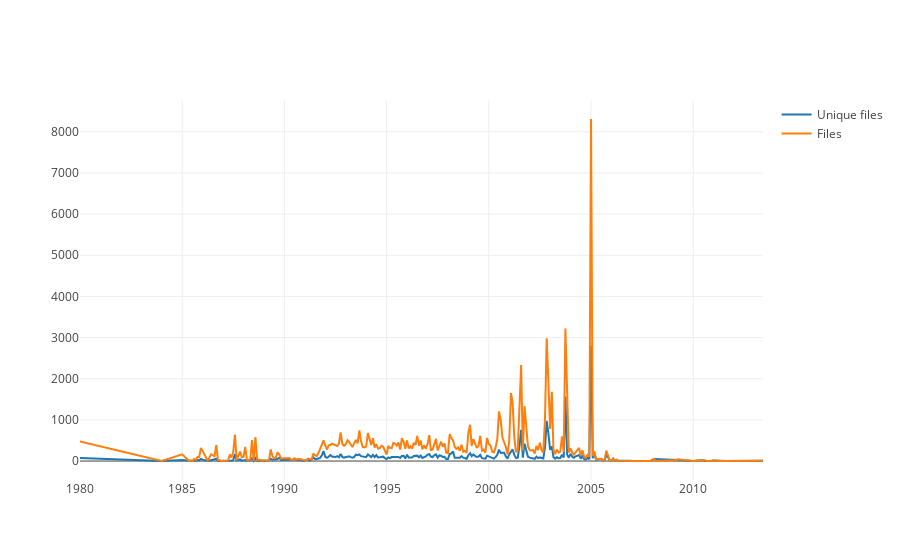

The notebook cell saved with this chart:
### Code cell
years = files['LAST_MODIFIED'].dt.strftime('%Y-%m').value_counts().sort_index()
uyears = unique_files['LAST_MODIFIED'].dt.strftime('%Y-%m').value_counts().sort_index()
uyears = uyears.reset_index()
years = years.reset_index()
uyears = uyears[uyears['index'] < '2014-01']
years = years[years['index'] < '2014-01']
data = [
    go.Scatter(x=uyears['index'], y=uyears['LAST_MODIFIED'], name='Unique files'),
    go.Scatter(x=years['index'], y=years['LAST_MODIFIED'], name='Files')]

iplot(data, filename='pandas-time-series')

### Figure 1 — Plotly figure (JSON) as saved in the notebook; plotly's stock layout.template omitted (floating-point values rounded to 4 significant figures; data arrays with more than 128 entries replaced by an {"elided": "..."} marker saying what was removed)
{"data": [{"name": "Unique files", "type": "scatter", "uid": "1ff8f1c0-9e5a-4491-879e-9aa51a43db1a", "x": {"elided": "278 str values"}, "y": {"elided": "278 int values"}}, {"name": "Files", "type": "scatter", "uid": "0c0eed92-4c32-40b9-9d7b-6be31c8400f4", "x": {"elided": "279 str values"}, "y": {"elided": "279 int values"}}], "layout": {}}
